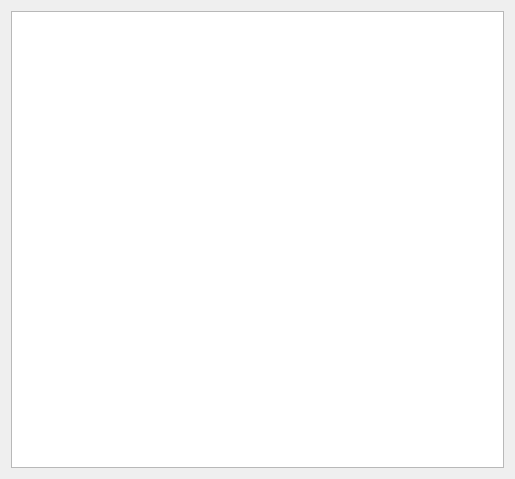
<?xml version="1.0" encoding="UTF-8"?>
<ui version="4.0">
 <class>Chekla</class>
 <widget class="QDialog" name="Chekla">
  <property name="geometry">
   <rect>
    <x>0</x>
    <y>0</y>
    <width>515</width>
    <height>479</height>
   </rect>
  </property>
  <property name="windowTitle">
   <string>Dialog</string>
  </property>
  <layout class="QGridLayout" name="gridLayout">
   <item row="0" column="0">
    <widget class="QTableView" name="tableView"/>
   </item>
  </layout>
 </widget>
 <resources/>
 <connections/>
</ui>
